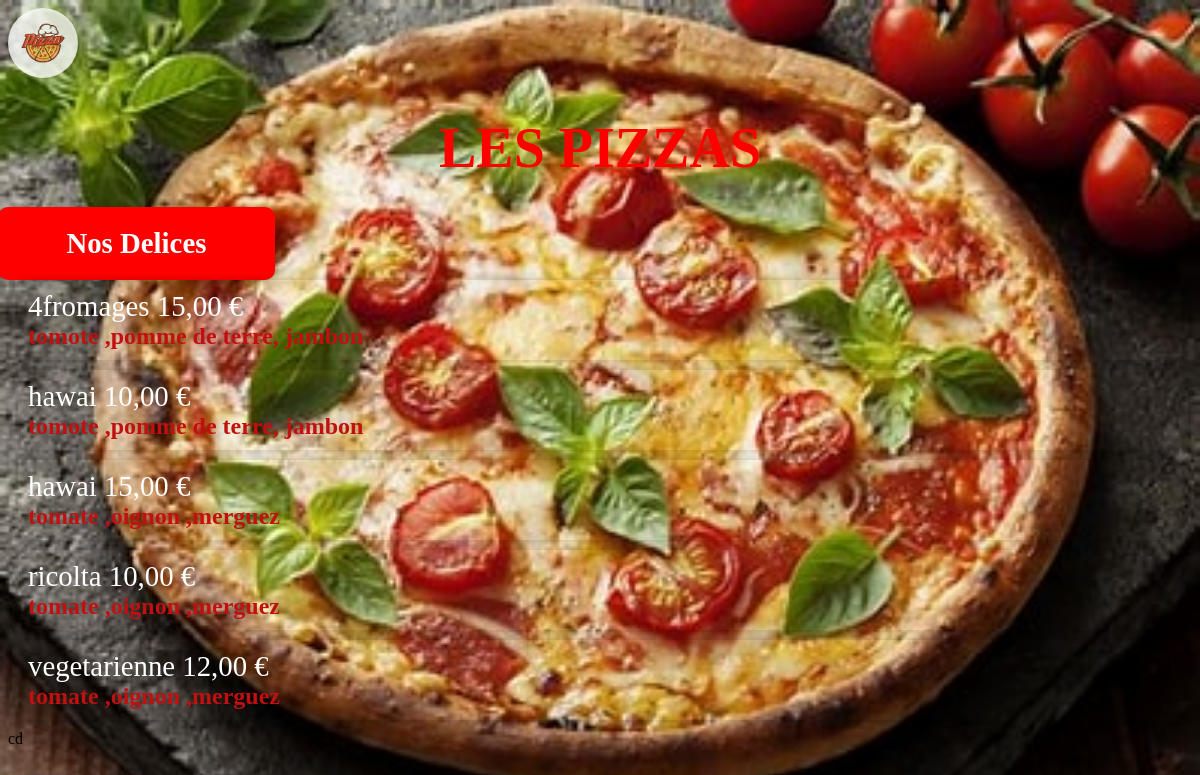
The app's page /menu/ with its own data.
### Menu/models.py (models this page shows)
class Pizza(models.Model):
    name = models.CharField(max_length=30)
    price = models.FloatField(max_length=10, default=0.0)
    ingredient = models.CharField(max_length=100)
    vegetarienne = models.BooleanField(default=False)

### Menu/views.py (the view)
# urls.py: path('', views.index, name='index'),
def index(request):
    pizzas = Pizza.objects.all().order_by('name')
    return render(request, 'menu/index.html', {'pizzas': pizzas})

### Menu/templates/menu/index.html (shortened to what this page needs)
{% load static %}
<html>
    <head>
        <link rel="stylesheet" href="{% static 'menu/style.css' %}">
    </head>
    <body>
        <img class="photo" src="{% static 'images/logo.jpg' %}" alt="">
        <h1 class='title'>LES PIZZAS</h1>
        <h4 class="sous">Nos Delices</h4>
        {% for pizza in pizzas %}
        <div class="items">
            <span claa="name">{{pizza.name }}</span>
            <span class="price">{{pizza.price  | floatformat:2}} €</span>
            <span class="retour">{{pizza.ingredient}}</span>
        </div>
        {% endfor %}
    </body>
</html>cd

### Menu/static/menu/style.css (style rules this page uses)
body { background:url('/static/images/photo.jpg'); background-size: cover; background-repeat: no-repeat; background-attachment: fixed; }
.photo { width: 70px; height: 70px; border-radius: 50%; opacity: 0.8; }
.title { color: red; text-align: center; font-size: 3.5rem; font-family: 'Times New Roman', Times, serif; }
.items { margin: 10px; padding: 10px; border-radius: 10px; box-shadow: 0 0 10px 0 rgba(0, 0, 0, 0.2); font-size: 1.8rem; color: white; }
.retour { display: flex; color: rgb(193, 16, 16); font-size: 1.5rem; font-weight: bold; }
.sous { width: 20%; background-color: red; color: white; text-align: center; padding: 20px; font-size: 1.8rem; margin: -10px; border-radius: 10px; box-shadow: 0 0 10px 0 rgba(0, 0, 0, 0.2); }

### records on screen
Pizza: name "4fromages", price "15,00", ingredient "tomote ,pomme de terre, jambon"
Pizza: name "hawai", price "10,00", ingredient "tomote ,pomme de terre, jambon"
Pizza: name "hawai", price "15,00", ingredient "tomate ,oignon ,merguez"
Pizza: name "ricolta", price "10,00", ingredient "tomate ,oignon ,merguez"
Pizza: name "vegetarienne", price "12,00", ingredient "tomate ,oignon ,merguez"
